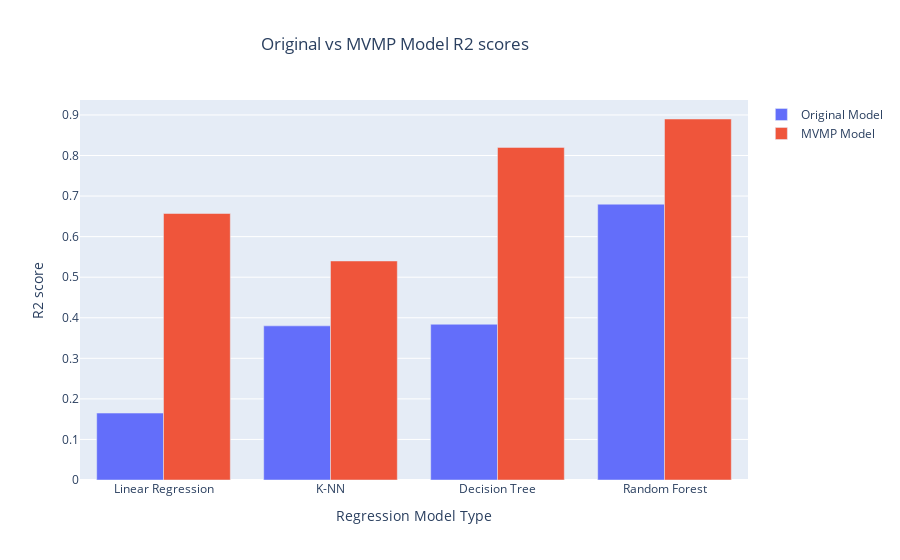

Here is the notebook cell this chart was saved with:
### Code cell
import plotly.graph_objects as px
plot = px.Figure(data=[
                       px.Bar(
    name = 'Original Model',
    x = mods,
    y = og
   ),
    px.Bar(
    name = 'MVMP Model',
    x = mods,
    y = new
   ),
], )

plot.update_layout(title= 'Original vs MVMP Model R2 scores', title_x=0.29, xaxis_title = 'Regression Model Type', yaxis_title='R2 score')
#plot.update_yaxes('R2 score')
#plot.update_xaxes('Regression Model Type')
plot.show()

### Figure 1 — Plotly figure (JSON) as saved in the notebook; plotly's stock layout.template omitted (floating-point values rounded to 4 significant figures)
{"data": [{"name": "Original Model", "type": "bar", "x": ["Linear Regression", "K-NN", "Decision Tree", "Random Forest"], "y": [0.165, 0.38, 0.384, 0.68]}, {"name": "MVMP Model", "type": "bar", "x": ["Linear Regression", "K-NN", "Decision Tree", "Random Forest"], "y": [0.657, 0.54, 0.82, 0.89]}], "layout": {"autosize": true, "title": {"text": "Original vs MVMP Model R2 scores", "x": 0.29}, "xaxis": {"autorange": true, "range": [-0.5, 3.5], "title": {"text": "Regression Model Type"}, "type": "category"}, "yaxis": {"autorange": true, "range": [0, 0.9368], "title": {"text": "R2 score"}, "type": "linear"}}}
